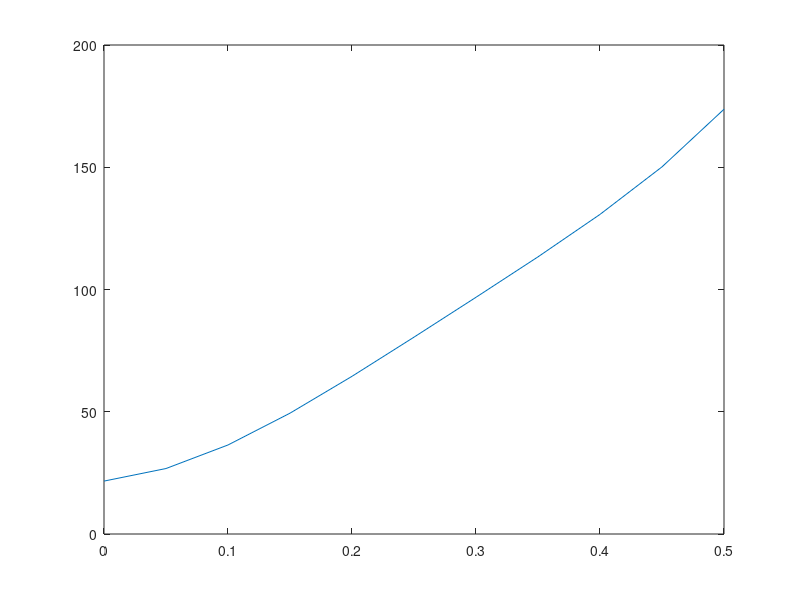

The MATLAB script that drew this image:
clc;
clear all;

Pa = 0.9;
Pm = 0.9;
E = 1.1;
V = 1;
Xdf = 1.25;
Xaf = 0.45;
Pm_max = (E*V)/Xaf;
delta = [21.64];
T = 0.45;
tc = 0.5;
t = 0;
time = [0];
m = 2.52/(180*50);
ddelta = 0;

while t < T
    if t > tc
        X = Xaf;
    else
        X = Xdf;
    end
    delta_rad = delta(end)*(pi/180);
    Pm_max = (E * V) / X;
    Pa = Pm - Pm_max*sin(delta_rad);

    ddelta = ddelta + ((0.05)^2)*(Pa/m);
    delta_rad = (delta_rad*(180/pi) + ddelta)*(pi/180);

    delta_deg = delta_rad*(180/pi);

    t = t + 0.05;
    delta = [delta delta_deg];
    time = [time t];
end

plot(time, delta);

